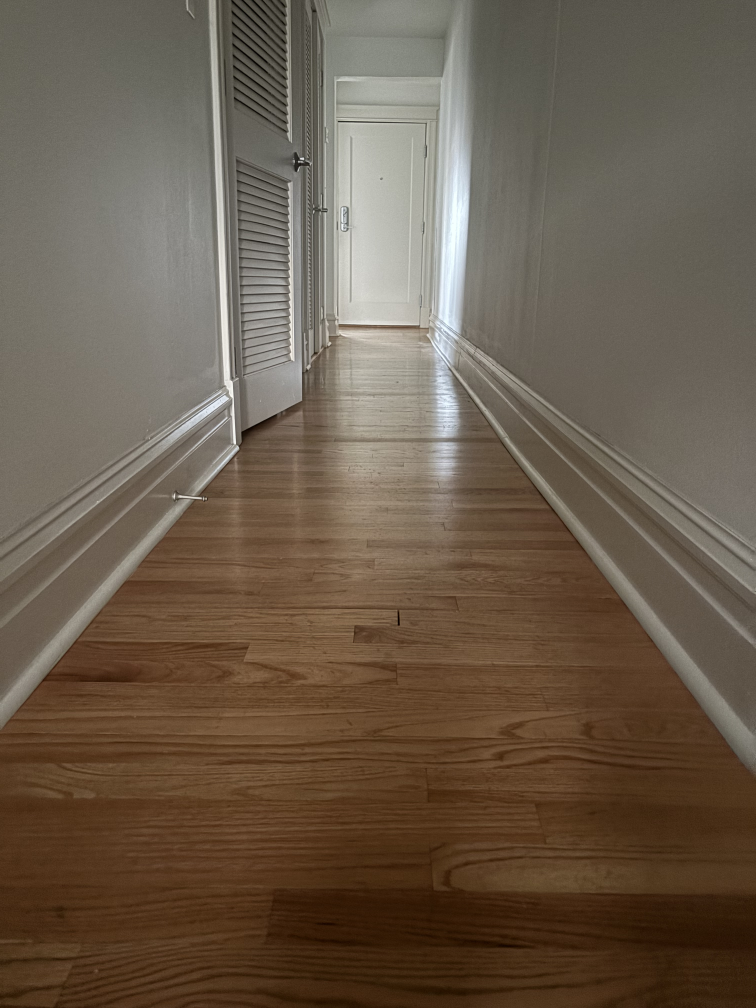
#> input picture Development/Camera/Hallway_test.jpeg, 3024 x 4032 px (shown at 1/4 size)
$ python Camera_Test.py
#> lines starting #> are read from the running program, lines starting #| are printed output that depends on the picture; after the words box and inside, x2 and y2 are one past the last pixel; in counts of white or black regions, pixels touching at a corner belong together
import time
import numpy as np
import cv2
import argparse
from Take_Image import Capture_Image

# Set up the arguments #
parser = argparse.ArgumentParser()
parser.add_argument('--debug',help='helps to debug by saving images to SD rather than ram and provides debug statements',action='store_true')
parser.add_argument('--resolution',help='adjust the resolution of the camera for speed and memory sake', type = int, nargs='+', default = [1640,1232])
parser.add_argument('--sleep', help='time delay after taking image', type = float, default = .1)
parser.add_argument('--Gradient', help = 'Alter the gradient min and max for Canny detection', type = int, nargs='+', default = [50,80] )
parser.add_argument('--ApertureSize', help='Adjust the Canny algorithm to find filter the magnitude of the gradient for line detection. Gradients are computed using the convolution of a pixel, possible alternative is the scharr function, they are both discrete derivative aproximations', type = int, default=3)
parser.add_argument('--take_img', help='choosing whether to take a picture or import image', action='store_true')
args = parser.parse_args()

# Select the Camera Resolution #
row = args.resolution[0]
column = args.resolution[1]

# Take the image #

if args.take_img:
    img = Capture_Image(row,column)
else:
    filename = input('Enter Filename: ')
#> the answer given: Hallway_test.jpeg
    img = cv2.imread(filename)
#> img is the input picture: shape (4032, 3024, 3); mean B, G, R 76, 91.9, 106.5
    img = cv2.resize(img,(row,column) )
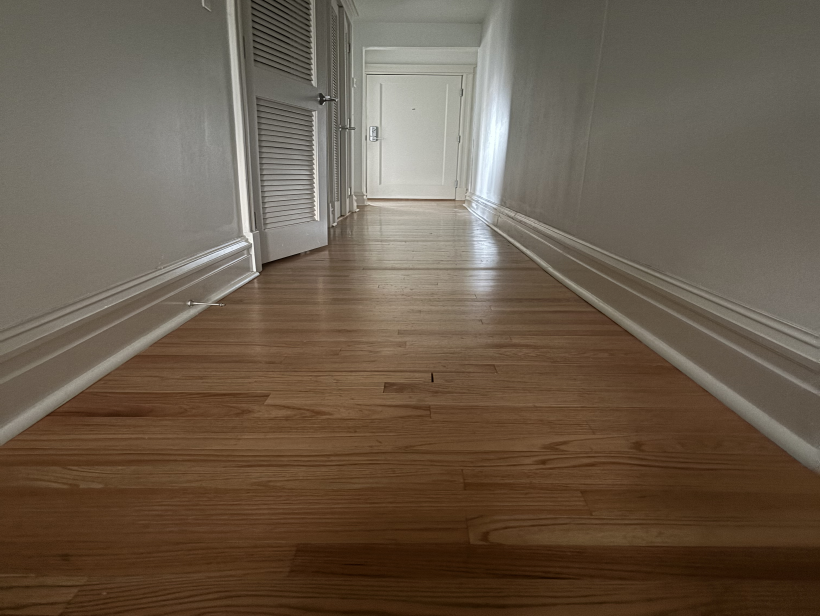
#> img: shape (1232, 1640, 3) (shown at 1/2 size); mean B, G, R 75.9, 91.8, 106.4


# Debug statement of saving the image #
if args.debug:
    cv2.imwrite('test_image.png',img)
    print('saving image as test_image')

# Convert image to grayscale #
gray_img = cv2.cvtColor(img, cv2.COLOR_BGR2GRAY)
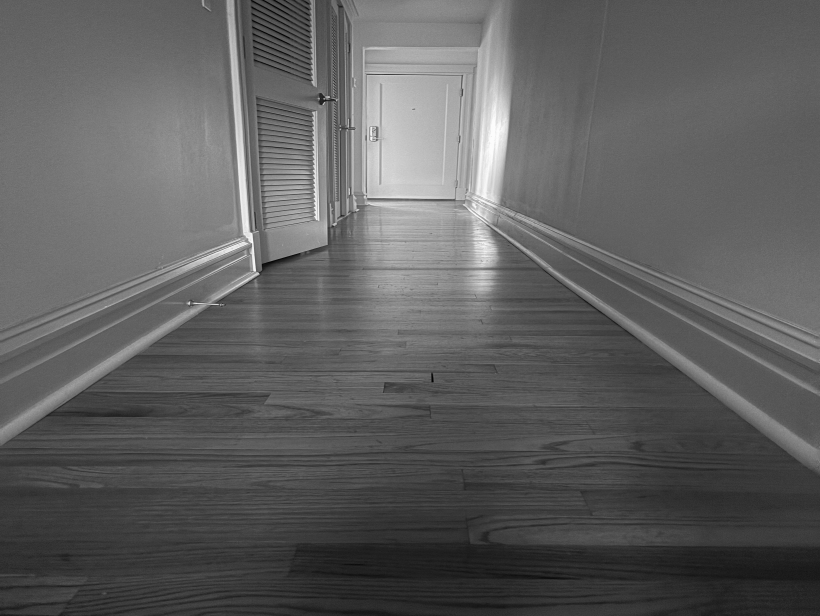
#> gray_img: shape (1232, 1640) (shown at 1/2 size); min 0, max 254, mean 94.3

# Blur out the image interpolating a 5x5 area surrounding pixel #
blur_gray_img = cv2.blur(gray_img,(5,5))

if args.debug:
    cv2.imwrite('test_gray_img.png',blure_gray_img)
    print('saving the image as a test image')

# Apply Canny detection #
canny_img = cv2.Canny(blur_gray_img, args.Gradient[0], args.Gradient[1],apertureSize=args.ApertureSize)
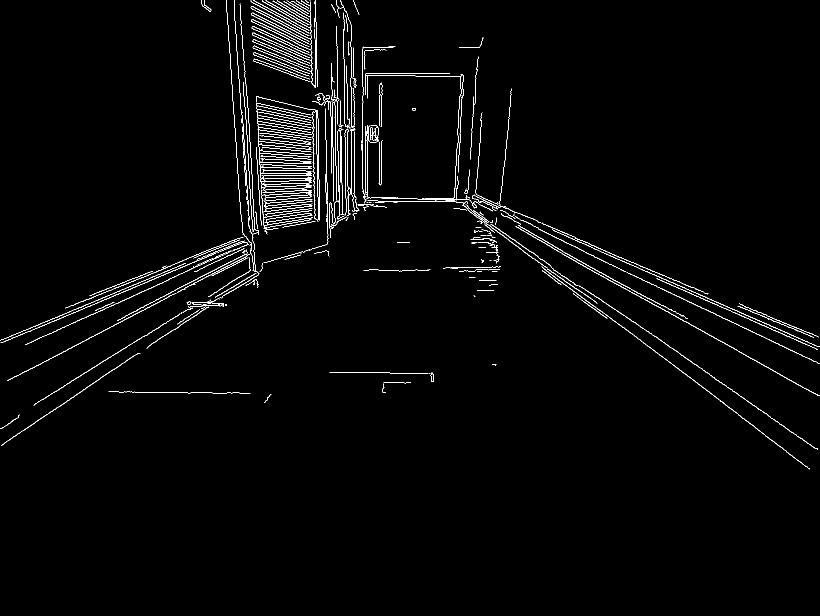
#> canny_img: shape (1232, 1640) (shown at 1/2 size); 1.8% white in thin lines or dots, all inside (x1, y1, x2, y2) = (0, 0, 1640, 939)

# Apply the lines detection #
lines = cv2.HoughLinesP(canny_img, 1, np.pi/180, threshold = 100, minLineLength=20, maxLineGap=10)
#> lines = 180 rows, first 6: [1236, 569, 1638, 791], [1271, 645, 1630, 896], [932, 396, 985, 421], [1077, 458, 1353, 592], [635, 220, 639, 440], [60, 662, 415, 512]

# make the black image #
black_img = np.zeros( (args.resolution[1],args.resolution[0]),dtype='uint8')


if lines is not None:
    with open('lines.txt','w') as file:
        for line in lines:
            x1,y1,x2,y2 = line[0]
            cv2.line(black_img, (x1,y1),(x2,y2),255,1)
            file.write(f'{x1}, {y1}, {x2}, {y2}\n')
#> this loop made 180 passes
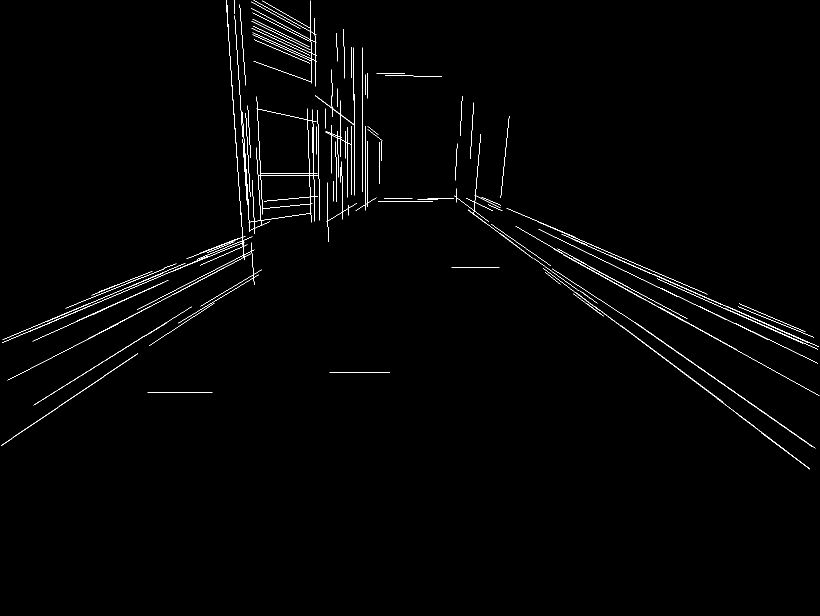
#> black_img: shape (1232, 1640) (shown at 1/2 size); 1.1% white in thin lines or dots, all inside (x1, y1, x2, y2) = (2, 0, 1639, 939)

# Display img #
cv2.imshow('lines detected', black_img)
cv2.imwrite('line_img.jpeg',black_img)
cv2.waitKey(0)
cv2.destroyAllWindows()
